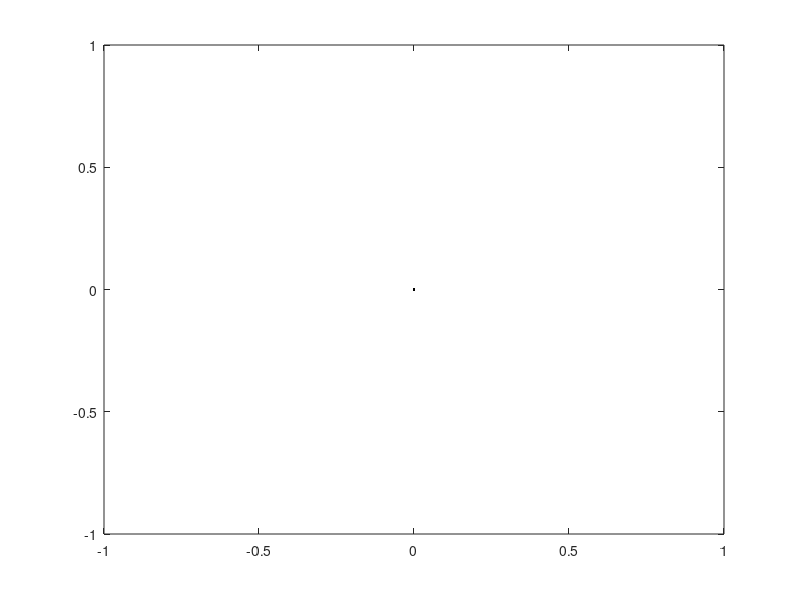
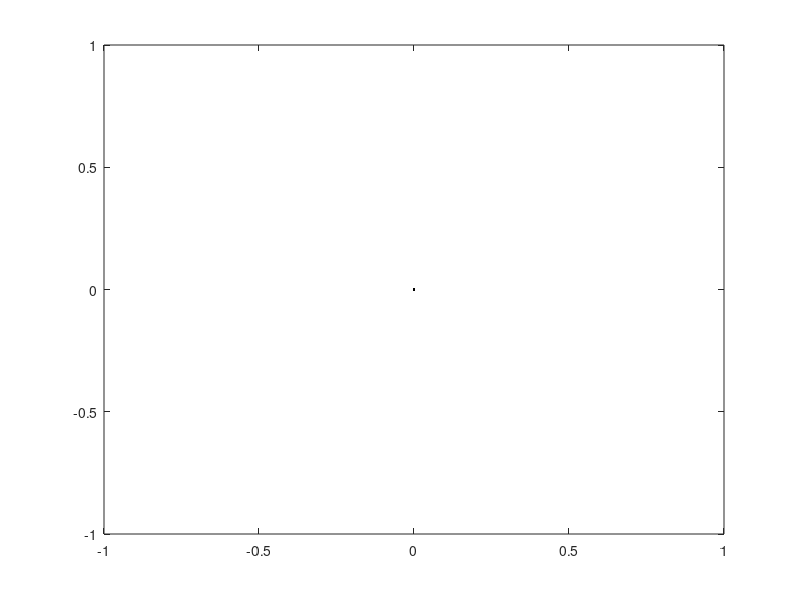
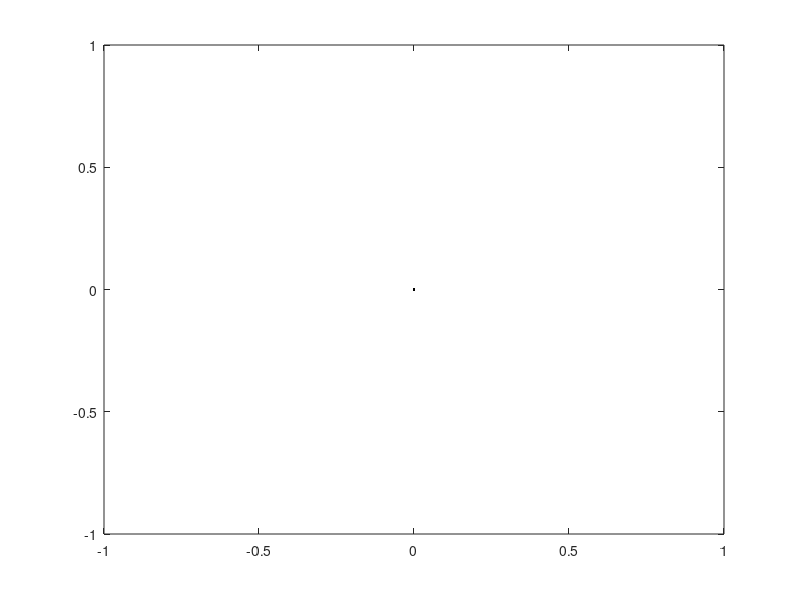
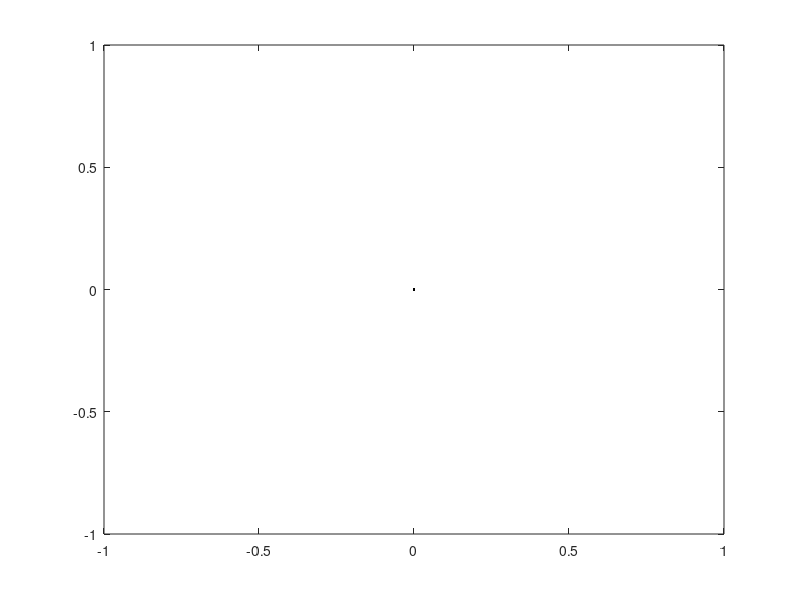

Recreate these plots in MATLAB, in order.
folder = '../UpennMagicPhase2';
files = dir([folder '/*.mat']);
nFiles = length(files);

nSensors = 5;  %number of sensor robots
mapRobot = 4;    %robot for which to show the map

for ii=1:nSensors
  figure(ii), clf(gcf);
  handles{ii} = plot(0,0,'.k');
end

maps{mapRobot}.sizex = 2000;
maps{mapRobot}.sizey = 2000;
maps{mapRobot}.map  = zeros(maps{mapRobot}.sizex,maps{mapRobot}.sizey);
maps{mapRobot}.xmin = -100;
maps{mapRobot}.ymin = -180;
maps{mapRobot}.res  = 0.1;

figure(6); clf(gcf);
maps{mapRobot}.hMap = imagesc(maps{mapRobot}.map'); hold on;
maps{mapRobot}.hRobot = plot(0,0,'g*');
set(gca,'ydir','normal');


iplot = 1;

for jj=1:nFiles

  load([folder '/' files(jj).name]);
  
  len = length(LOG.UDP);

  for ii=1:len
    packet = deserialize(zlibUncompress(LOG.UDP{ii}.data));
    xs = double(packet.hlidar.xs);   %x-coordinates with respect to robot origin
    ys = double(packet.hlidar.ys);   %y-coordinates
    cs = double(packet.hlidar.cs);   %costs

    id = packet.id;
    if (id <= nSensors)
      set(handles{id},'xdata',xs,'ydata',ys);
    end

    if (id==mapRobot)
      xis = round( (xs-maps{id}.xmin)/maps{id}.res );
      yis = round( (ys-maps{id}.ymin)/maps{id}.res );
      iValid = ( (xis > 0) & (yis > 0) & (xis <= maps{id}.sizex) & (yis <= maps{id}.sizey) );

      inds = sub2ind(size(maps{id}.map),xis(iValid),yis(iValid));

      maps{id}.map(inds) = cs(iValid);
      
      iplot = iplot + 1;
      set(maps{id}.hRobot,'xdata',(packet.pose.x-maps{id}.xmin)/maps{id}.res, ...
                          'ydata',(packet.pose.y-maps{id}.ymin)/maps{id}.res);
      if (mod(iplot,20) == 0)
        set(maps{id}.hMap,'cdata',maps{id}.map');
        drawnow;
      end
    end

    
    %pause(0.001);
  end
end
